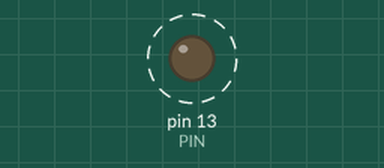
Recording of a sketch running on a simulated Arduino Uno, built with avr-gcc and run on an emulated ATmega328P. Parts: output pins drawn as LEDs (lit = HIGH). Dashed ring = blinking.

Above: at 0.5 s.
Timing chart, 0 to 4.6 s (numbered marks = the images above):
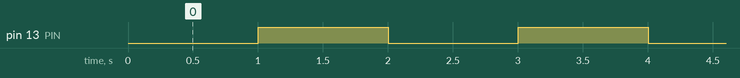

The sketch:

ex_1_1_BlinkDelay.ino
```cpp
#define PIN 13

void setup() {
  // put your setup code here, to run once:
pinMode(PIN, OUTPUT);
digitalWrite(PIN, HIGH);
}

void loop() {
  // put your main code here, to run repeatedly:

digitalWrite(PIN, LOW);
delay(1000);
digitalWrite(PIN, HIGH);
delay(1000);
}
```

Measured:
- by itself, pin 13 (PIN): alternates HIGH for 1.0 s and LOW for 1.0 s
